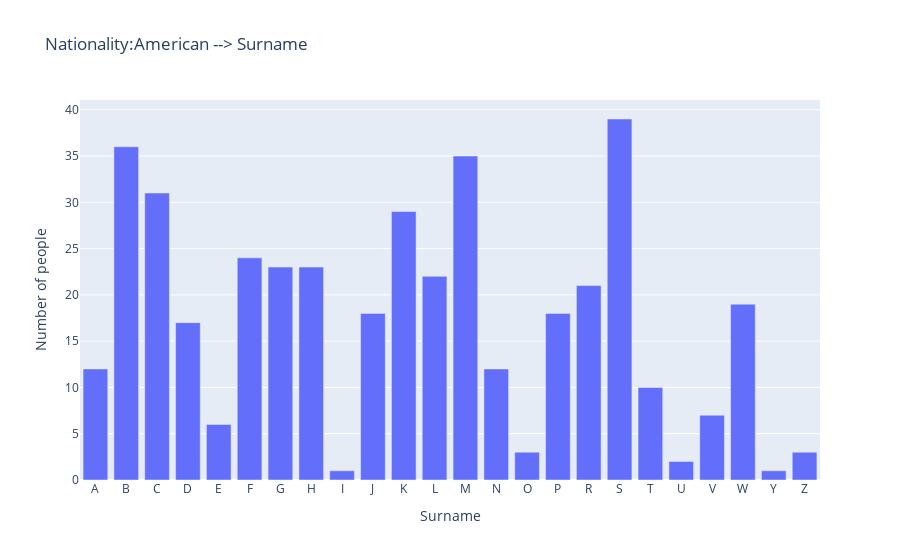

Source (notebook cell):
### Markdown cell above
### Nationality:American --> Surname

### Code cell
# get data for selected nationality

data_selected = getSelectedData(data, "nationality","American")

x_label = "Surname"
y_label = "Number of people"
histogram_title = f"Nationality:American --> Surname"


selected_field = "name"
histogram_type = "surname"
ignore_list = [""]

if len(data_selected) > 0:

    histogram = create_histogram({"persons": data_selected}, x_label, y_label, histogram_title, entity_type, selected_field, ignore_list,histogram_type,0)
    histogram.show()

### Figure 1 — Plotly figure (JSON) as saved in the notebook; plotly's stock layout.template omitted (floating-point values rounded to 4 significant figures)
{"data": [{"alignmentgroup": "True", "hovertemplate": "Surname=%{x}<br>Number of people=%{y}<extra></extra>", "legendgroup": "", "marker": {"color": "#636efa", "pattern": {"shape": ""}}, "name": "", "offsetgroup": "", "orientation": "v", "showlegend": false, "textposition": "auto", "type": "bar", "x": ["A", "B", "C", "D", "E", "F", "G", "H", "I", "J", "K", "L", "M", "N", "O", "P", "R", "S", "T", "U", "V", "W", "Y", "Z"], "xaxis": "x", "y": [12, 36, 31, 17, 6, 24, 23, 23, 1, 18, 29, 22, 35, 12, 3, 18, 21, 39, 10, 2, 7, 19, 1, 3], "yaxis": "y"}], "layout": {"barmode": "relative", "legend": {"tracegroupgap": 0}, "title": {"text": "Nationality:American --> Surname"}, "xaxis": {"anchor": "y", "domain": [0, 1], "title": {"text": "Surname"}}, "yaxis": {"anchor": "x", "domain": [0, 1], "title": {"text": "Number of people"}}}}
